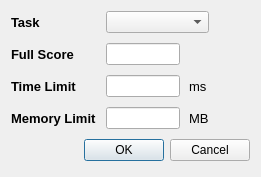
<?xml version="1.0" encoding="UTF-8"?>
<ui version="4.0">
 <class>AddTaskDialog</class>
 <widget class="QDialog" name="AddTaskDialog">
  <property name="geometry">
   <rect>
    <x>0</x>
    <y>0</y>
    <width>261</width>
    <height>177</height>
   </rect>
  </property>
  <property name="minimumSize">
   <size>
    <width>197</width>
    <height>164</height>
   </size>
  </property>
  <property name="windowTitle">
   <string>Add Task</string>
  </property>
  <layout class="QGridLayout" name="gridLayout">
   <property name="horizontalSpacing">
    <number>9</number>
   </property>
   <property name="verticalSpacing">
    <number>10</number>
   </property>
   <item row="0" column="0">
    <widget class="QLabel" name="taskLabel">
     <property name="styleSheet">
      <string notr="true">font-size: 10pt;
font-weight: bold;</string>
     </property>
     <property name="text">
      <string>Task</string>
     </property>
    </widget>
   </item>
   <item row="0" column="1" colspan="2">
    <widget class="QComboBox" name="taskBox"/>
   </item>
   <item row="1" column="0">
    <widget class="QLabel" name="fullScoreLabel">
     <property name="styleSheet">
      <string notr="true">font-size: 10pt;
font-weight: bold;</string>
     </property>
     <property name="text">
      <string>Full Score</string>
     </property>
    </widget>
   </item>
   <item row="1" column="1">
    <widget class="QLineEdit" name="fullScore">
     <property name="maximumSize">
      <size>
       <width>75</width>
       <height>22</height>
      </size>
     </property>
    </widget>
   </item>
   <item row="2" column="0">
    <widget class="QLabel" name="timeLimitLabel">
     <property name="styleSheet">
      <string notr="true">font-size: 10pt;
font-weight: bold;</string>
     </property>
     <property name="text">
      <string>Time Limit</string>
     </property>
    </widget>
   </item>
   <item row="2" column="1">
    <widget class="QLineEdit" name="timeLimit">
     <property name="maximumSize">
      <size>
       <width>75</width>
       <height>22</height>
      </size>
     </property>
    </widget>
   </item>
   <item row="2" column="2">
    <widget class="QLabel" name="msLabel">
     <property name="styleSheet">
      <string notr="true">font-size: 10pt;</string>
     </property>
     <property name="text">
      <string>ms</string>
     </property>
    </widget>
   </item>
   <item row="3" column="0">
    <widget class="QLabel" name="memoryLimitLabel">
     <property name="styleSheet">
      <string notr="true">font-size: 10pt;
font-weight: bold;</string>
     </property>
     <property name="text">
      <string>Memory Limit</string>
     </property>
    </widget>
   </item>
   <item row="3" column="1">
    <widget class="QLineEdit" name="memoryLimit">
     <property name="maximumSize">
      <size>
       <width>75</width>
       <height>22</height>
      </size>
     </property>
    </widget>
   </item>
   <item row="3" column="2">
    <widget class="QLabel" name="mbLabel">
     <property name="styleSheet">
      <string notr="true">font-size: 10pt;</string>
     </property>
     <property name="text">
      <string>MB</string>
     </property>
    </widget>
   </item>
   <item row="4" column="0" colspan="4">
    <widget class="QDialogButtonBox" name="buttonBox">
     <property name="orientation">
      <enum>Qt::Horizontal</enum>
     </property>
     <property name="standardButtons">
      <set>QDialogButtonBox::Cancel|QDialogButtonBox::Ok</set>
     </property>
    </widget>
   </item>
   <item row="2" column="3">
    <spacer name="horizontalSpacer">
     <property name="orientation">
      <enum>Qt::Horizontal</enum>
     </property>
     <property name="sizeHint" stdset="0">
      <size>
       <width>33</width>
       <height>20</height>
      </size>
     </property>
    </spacer>
   </item>
   <item row="3" column="3">
    <spacer name="horizontalSpacer_2">
     <property name="orientation">
      <enum>Qt::Horizontal</enum>
     </property>
     <property name="sizeHint" stdset="0">
      <size>
       <width>33</width>
       <height>20</height>
      </size>
     </property>
    </spacer>
   </item>
  </layout>
 </widget>
 <resources/>
 <connections>
  <connection>
   <sender>buttonBox</sender>
   <signal>accepted()</signal>
   <receiver>AddTaskDialog</receiver>
   <slot>accept()</slot>
   <hints>
    <hint type="sourcelabel">
     <x>248</x>
     <y>254</y>
    </hint>
    <hint type="destinationlabel">
     <x>157</x>
     <y>274</y>
    </hint>
   </hints>
  </connection>
  <connection>
   <sender>buttonBox</sender>
   <signal>rejected()</signal>
   <receiver>AddTaskDialog</receiver>
   <slot>reject()</slot>
   <hints>
    <hint type="sourcelabel">
     <x>316</x>
     <y>260</y>
    </hint>
    <hint type="destinationlabel">
     <x>286</x>
     <y>274</y>
    </hint>
   </hints>
  </connection>
 </connections>
</ui>
